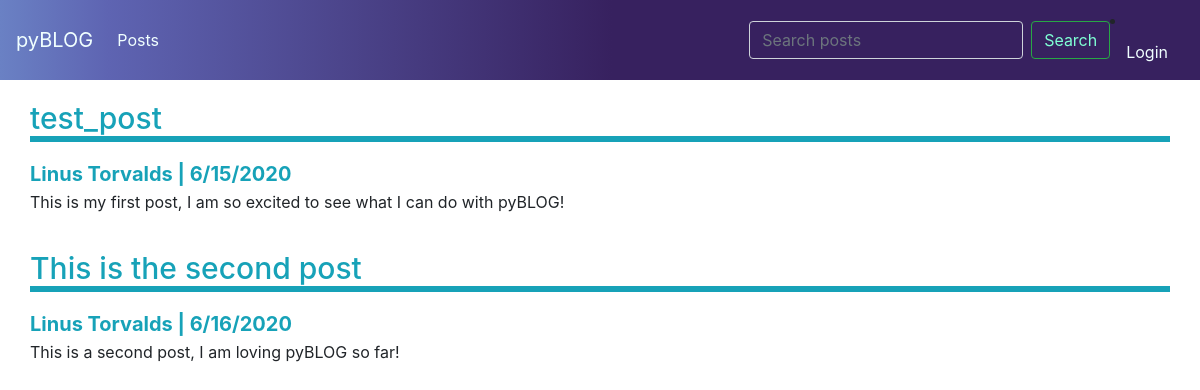
Page /posts on the earlier database version.
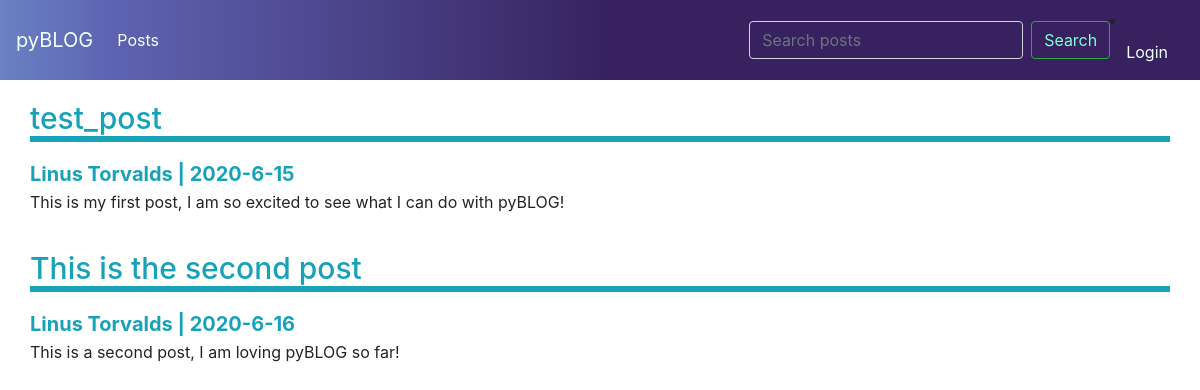
Same page on the later database version.
### tables this page shows
CREATE TABLE "Posts" (
            "post_title"  TEXT NOT NULL,
            "post_author" TEXT,
            "post_date"  TEXT,
            "post_content"  TEXT,
            PRIMARY KEY ("post_title")
            );

### app.py (the view, shortened to what this page needs)
@app.route('/posts', methods=['GET','POST'])
def posts():
    try:
        username = session['username']
    except:
        username = None
    posts = get_all_post_contents()
    return render_template('posts.html', posts=posts, username=username)

### db.py (called while the page is built)
def get_all_post_contents():
    db_path = 'db_folder/database.db'
    conn = sql.connect(db_path)
    c = conn.cursor()
    try:
        c.execute("SELECT post_title, post_author, post_date, post_content FROM Posts")
    except:
        return False
    try:
        return c.fetchall()
    except:
        conn.close()
        return False

### templates/posts.html (shortened to what this page needs)
{% extends "layout.html" %}
{% block content %}
<body>
    {% for post in posts %}
    <div class="container h-100">
        <div class="row h-100 justify-content-center align-items-center">
            <div class="post">
                <h1>{{ post[0] }}</h1>
                <h2>{{ post[1] }} | {{ post[2] }}</h2>
                <p>{{ post[3] }}</p>
            </div>
        </div>
    </div>
    {% endfor %}
</body>
{% endblock %}

### templates/layout.html (shortened to what this page needs)
<!DOCTYPE html>
<html lang="en">
<head>
    {% block head %}
    <link rel="stylesheet" href="style.css">
    <link rel="stylesheet" href="https://stackpath.bootstrapcdn.com/bootstrap/4.5.0/css/bootstrap.min.css"
>
    {% endblock %}
</head>
<nav class="navbar navbar-expand-lg navbar-light" style="background: rgb(106,129,196);
background: linear-gradient(90deg, rgba(106,129,196,1) 0%, rgba(94,100,178,1) 9%, rgba(55,33,95,1) 51%);">
    <div class="collapse navbar-collapse" id="navbarToggler">
        <a class="navbar-brand" style="color: azure;" href="{{ url_for('main') }}">pyBLOG</a>
        <ul class="navbar-nav mr-auto mt-2 mt-lg-0">
            <li class="nav-item">
                <a class="nav-link" style="color: azure;" href="{{ url_for('posts') }}">Posts</a>
            </li>
        </ul>
        <form method="post" class="md-form active-pink active-pink-2 mb-3 mt-0 form-inline my-2 my-lg-0">
            <input value="{{ request.form.search }}" style="background: rgba(55,33,95,1); color: azure;" class="form-control mr-sm-2" type="search" name="search" placeholder="Search posts" aria-label="Search">
            <button style="color: aquamarine; background: transparent;" class="btn btn-outline-success my-2 my-sm-0" type="submit">Search</button>
        </form>
        <li class="nav-item">
            <a class="nav-link" style="color: azure;" href="{{ url_for('login') }}">Login</a>
        </li>
    </div>
</nav>
{% block content %}{% endblock%}
</html>

### static/style.css (style rules this page uses)
html { font-family: 'Rokkitt', serif; }
.post { border-collapse: collapse; width: 1600px; margin: 0 auto; }
.post h1 { font-size: 30px; margin-top: 20px; border-bottom: 6px solid #17a2b8; margin-bottom: 20px; color: #17a2b8; }
.post h2 { font-size: 20px; margin-top: 0px; margin-bottom: 4px; padding: 0px 0; color: #17a2b8; font-weight: bold; }

Differences in the rows shown:
changed Posts "test_post": post_date "6/15/2020" → "2020-6-15"
changed Posts "This is the second post": post_date "6/16/2020" → "2020-6-16"
